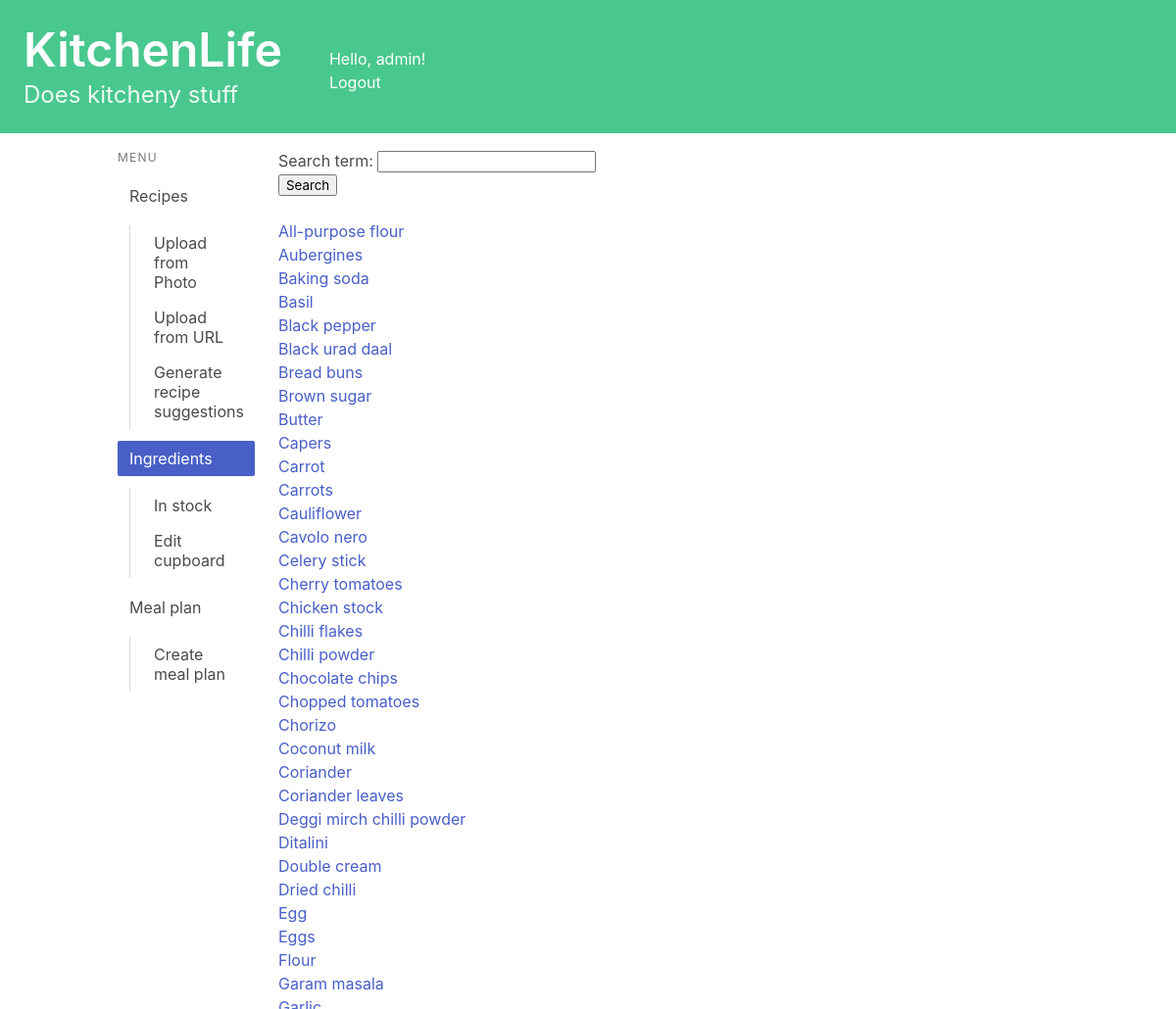
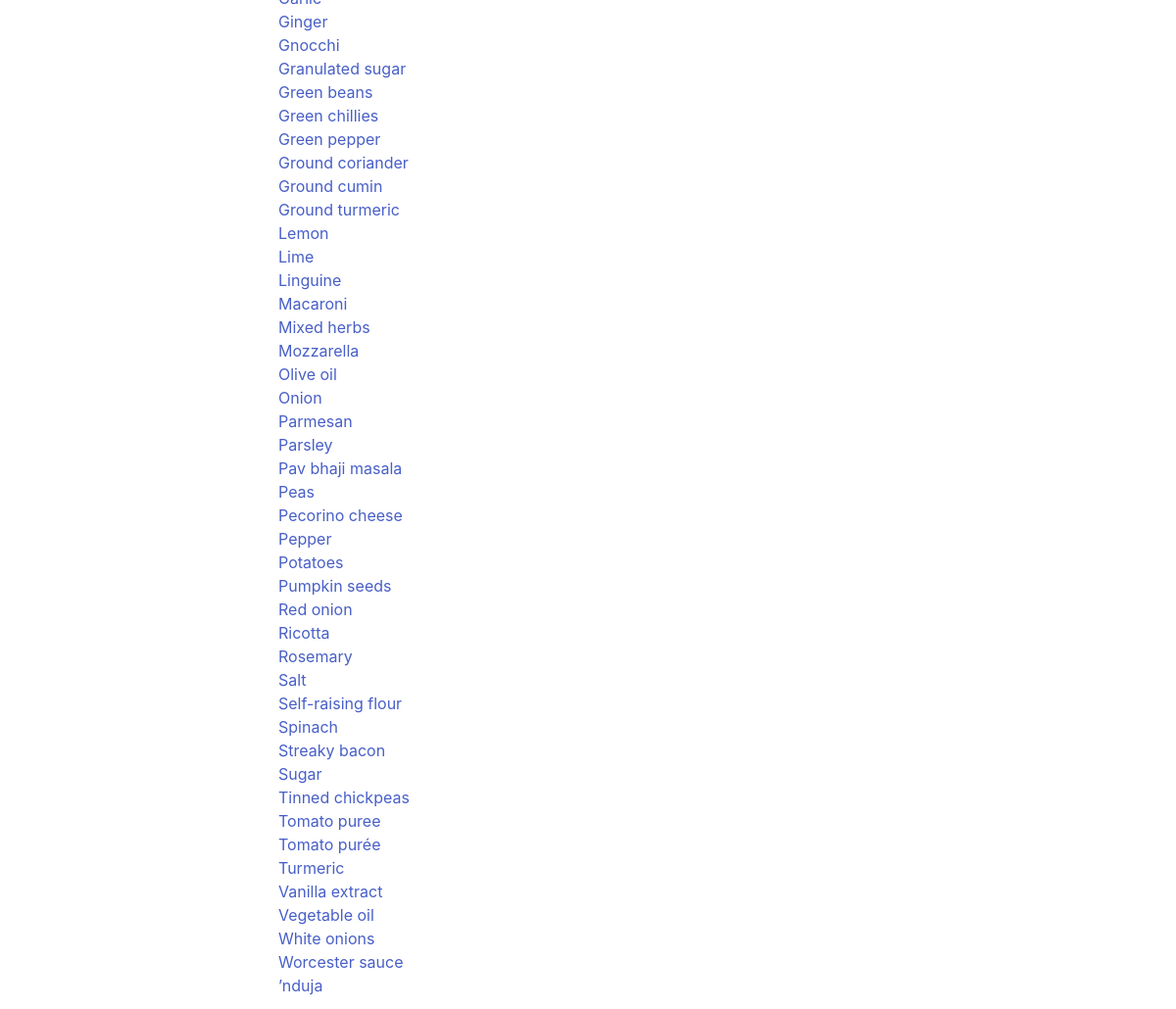
Before: /cupboard/ (signed in) with the older database file (2 pictures, top to bottom).
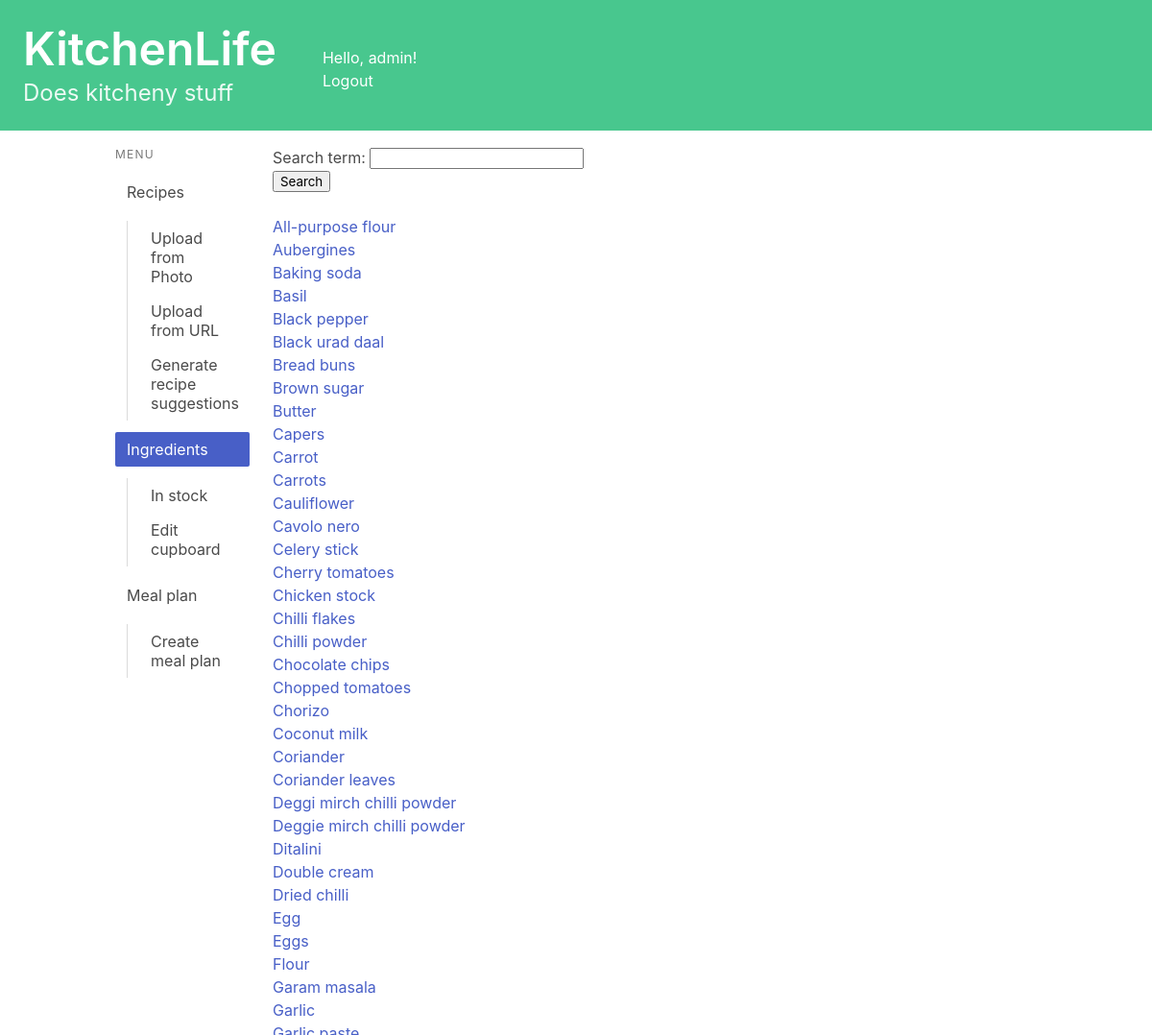
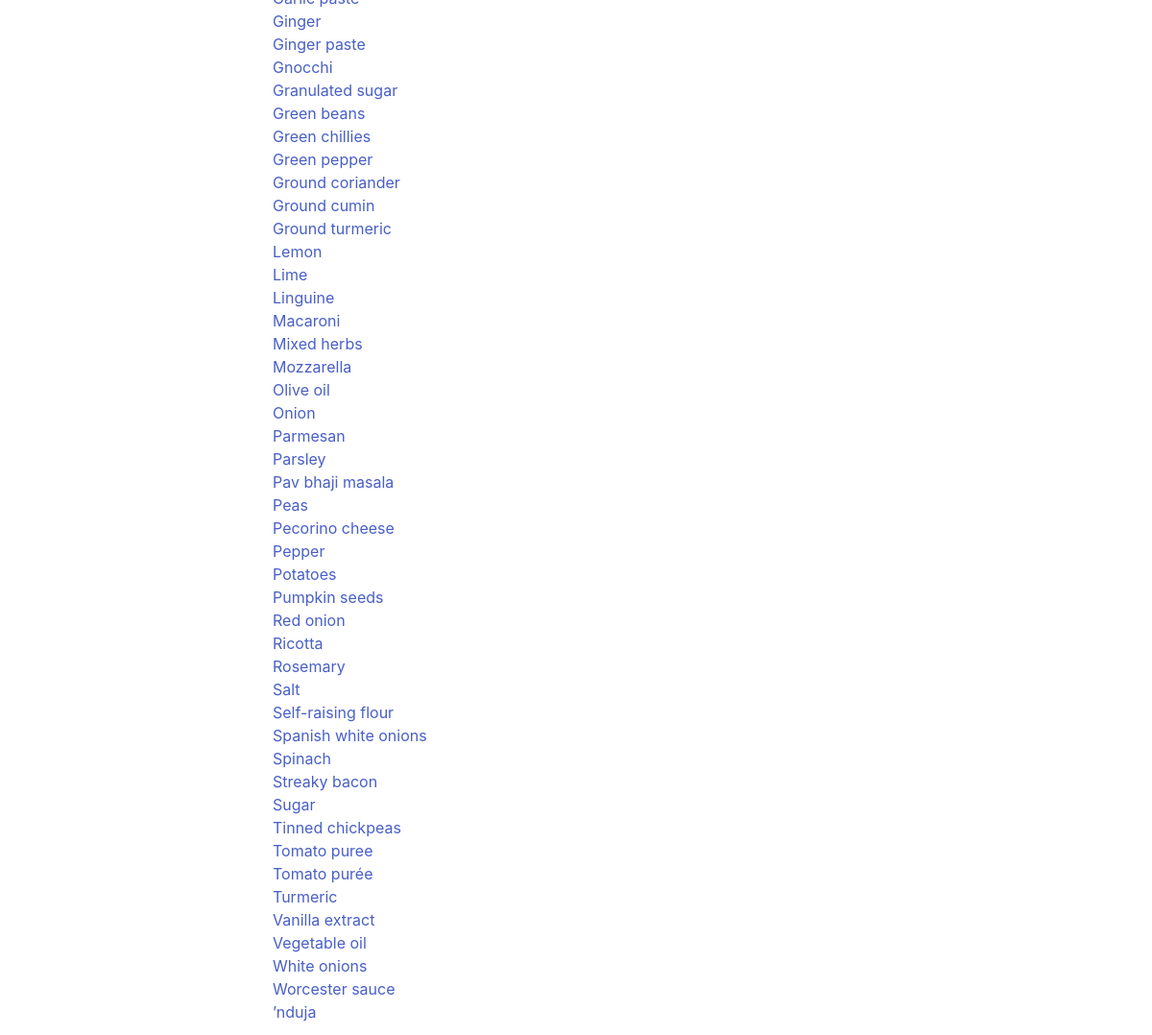
After: the same page with the newer database file (2 pictures, top to bottom).
### cupboard/models.py (models this page shows, shortened)
class Ingredient(models.Model):
    name = models.CharField(max_length=50)

### cupboard/views.py (the view)
# urls.py: path('', views.ingredients_index, name='ingredients_index'),
@login_required
def ingredients_index(request):
    profile = request.user.profile
    if request.method == 'POST':
        form = SearchForm(request.POST)
        if form.is_valid():
            filtered_ingredient = form.cleaned_data['search_term']
            ingredient_list = profile.ingredients_referenced.filter(name__contains=filtered_ingredient).order_by("name")
    else:
        form = SearchForm()
        ingredient_list = profile.ingredients_referenced.filter().order_by("name")
    context = {'ingredient_list': ingredient_list, 'form': form}
    return render(request, 'cupboard/ingredients_index.html', context)

### recipes/forms.py
class SearchForm(forms.Form):
    search_term = forms.CharField(max_length=50)

### recipes/templatetags/is_active.py (called while the page is built)
@register.simple_tag
def is_active(request, url):
    if reverse(url) == request.path:
        return "is-active"
    return ""

### cupboard/templates/cupboard/ingredients_index.html (shortened to what this page needs)
{% extends 'base.html' %}
{% block content %}
<ul>
    <form method="post">
         {{ form.as_p }}
        <button type="submit">Search</button>
    </form>
    <br>
{% if ingredient_list %}
    {% for ingredient in ingredient_list %}
    <li><a href="{% url 'cupboard:ingredient_detail' ingredient.id %}">{{ ingredient.name }}</a></li>
    {% endfor %}
{% else %}
    <p>No ingredients are available.</p>
{% endif %}
</ul>
{% endblock content %}

Changed rows visible on the page:
added Ingredient: name "Deggie mirch chilli powder"
added Ingredient: name "Garlic paste"
added Ingredient: name "Ginger paste"
added Ingredient: name "Spanish white onions"
